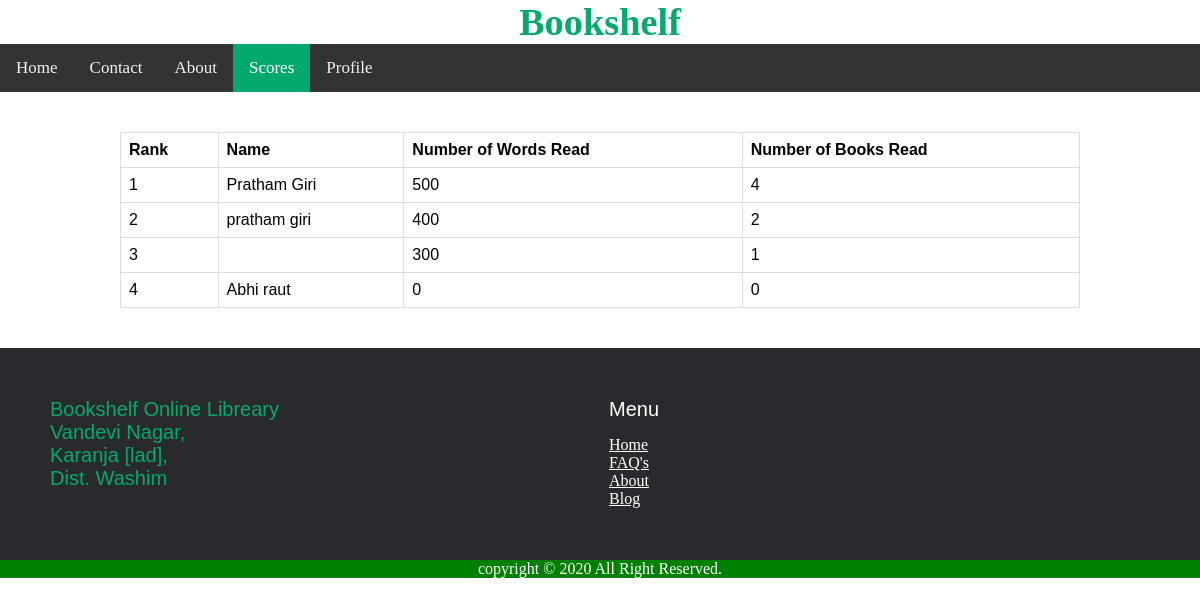
/pages/scoreboard.php, run on the app's committed database.
### tables this page shows
CREATE TABLE `scores` (
  `customerId` int(11) NOT NULL,
  `wordsNum` int(11) NOT NULL DEFAULT '0',
  `booksNum` int(11) NOT NULL DEFAULT '0',
  `booksId` varchar(256) NOT NULL
);

CREATE TABLE `staticcustomerinfo` (
  `customerId` int(11) NOT NULL,
  `customerName` varchar(256) NOT NULL,
  `mobile` varchar(256) NOT NULL,
  `email` varchar(256) NOT NULL,
  `password` varchar(256) NOT NULL,
  `cityId` int(11) NOT NULL,
  `address` varchar(256) NOT NULL
);

### pages/scoreboard.php (the view, shortened to what this page needs)
<?php
include 'back/connection.php';
$sql = "SELECT so.customerId,
                so.wordsNum,
                so.booksNum,
                sc.customerName
        FROM scores AS so
        JOIN staticcustomerinfo AS sc
            ON sc.customerId = so.customerId
        ORDER BY so.wordsNum desc";
$res = mysqli_query($conn, $sql);
?>
<!DOCTYPE html>
<html lang="en">
<head>
    <link rel="stylesheet" href="../css/nav_style.css">
    <link rel="stylesheet" href="../css/scoreboard-style.css">
    <link rel="stylesheet" href="https://cdnjs.cloudflare.com/ajax/libs/font-awesome/4.7.0/css/font-awesome.min.css">
</head>
<body>
    <div class="logo">
        <h1>Bookshelf</h1>
    </div>
    <div class="topnav" id="myTopnav">
        <a href="../index.php">Home</a>
        <a href="contact.php">Contact</a>
        <a href="about.php">About</a>
        <a href="scoreboard.php" class="active">Scores</a>
        <a href="profile.php">Profile</a>
    </div>
    <div class="main">
        <div class="wrapper">
                <table>
                    <tr>
                        <th>Rank</th>
                        <th>Name</th>
                        <th>Number of Words Read</th>
                        <th>Number of Books Read</th>
                    </tr>
                    <?php if (mysqli_num_rows($res) > 0) {
                        $i = 1;
                        while ($row = mysqli_fetch_assoc($res)) {
                            if ($i <= 20) { ?>
                    <tr>
                        <td><?php echo $i; ?></td>
                        <td><?php echo base64_decode($row['customerName']); ?></td>
                        <td><?php echo $row['wordsNum']; ?></td>
                        <td><?php echo $row['booksNum']; ?></td>
                    </tr>
                    <?php }else {
                        break;
                    } $i++; } }else { ?>
                        <td colspan="4">NO DATA AVAILABLE</td>
                    <?php } ?>
                </table>
        </div>
    </div>
<?php include 'footer.php'; ?>

### css/nav_style.css (style rules this page uses)
* { margin:0px; padding: 0px; }
.logo { text-align: center; color: #04AA6D; font-size: larger; }
.topnav { background-color: #333; overflow: hidden; z-index: 1; }
.topnav a { float: left; display: block; color: #f2f2f2; text-align: center; padding: 14px 16px; text-decoration: none; font-size: 17px; }
.topnav a.active { background-color: #04AA6D; color: white; }

### css/scoreboard-style.css (style rules this page uses)
.main { margin-top: 40px; margin-bottom: 40px; }
table { font-family: arial, sans-serif; border-collapse: collapse; width: 80%; margin: auto; }
td, th { border: 1px solid #dddddd; text-align: left; padding: 8px; }

### data on the page
scores: staticcustomerinfo.customerName "Pratham Giri", wordsNum "500", booksNum "4"
scores: staticcustomerinfo.customerName "pratham giri", wordsNum "400", booksNum "2"
scores: wordsNum "300", booksNum "1"
scores: staticcustomerinfo.customerName "Abhi raut", wordsNum "0", booksNum "0"
